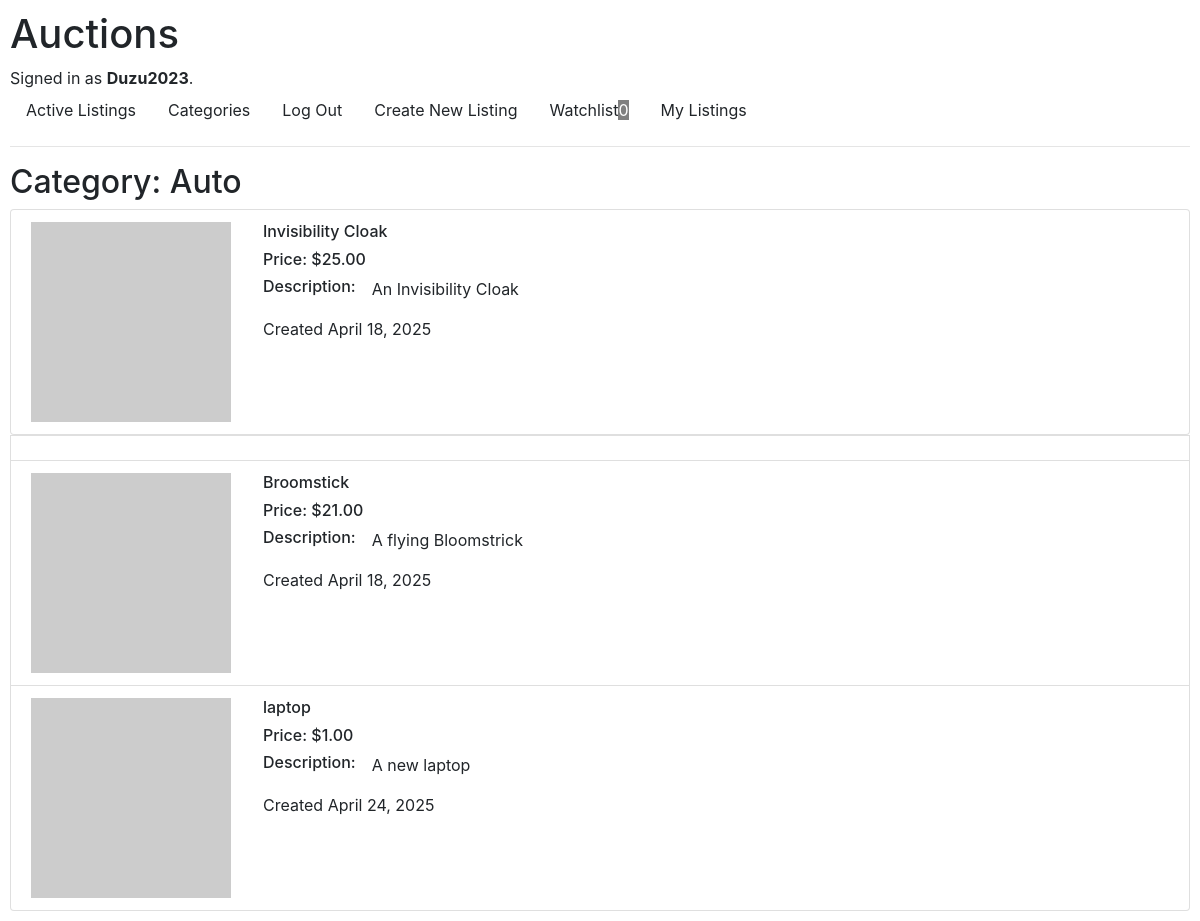
/categories/Auto (signed in), run on the app's committed database.
### auctions/models.py (models this page shows)
class User(AbstractUser):
    watchlist = models.ManyToManyField("Listing", related_name="watchlist", blank=True)
    pass

class Listing(models.Model):
    user = models.ForeignKey(User, on_delete=models.CASCADE, related_name="creator")
    title = models.CharField(max_length=100)
    description = models.TextField()
    starting_bid = models.DecimalField(max_digits=10, decimal_places=2)
    current_bid = models.DecimalField(
        blank=True, null=True, max_digits=10, decimal_places=2
    )
    image_url = models.URLField(blank=True, null=True)
    category = models.CharField(max_length=100, blank=True, null=True)
    active = models.BooleanField(default=True)
    winner = models.ForeignKey(
        User, on_delete=models.CASCADE, related_name="winner", blank=True, null=True
    )
    date = models.DateField(auto_now_add=True)

### auctions/views.py (the view)
# urls.py: path("categories/<str:title>", views.category, name="category"),
def category(request, title):
    return render(request, "auctions/index.html", {
        "listings": Listing.objects.filter(category=title),
        "title": f"Category: {title}"
    })

### auctions/templates/auctions/index.html (shortened to what this page needs)
{% extends "auctions/layout.html" %}
{% block body %}
<h2>{{title}}</h2>
<div class="list-group">
  {% for listing in listings %}
    <a href="{% url 'listing' id=listing.id %}"
    <div class="list-group-item" style="display: flex; flex-wrap: wrap; gap: 2rem;">
      <img class="img-responsive item-img lazy" src="{{listing.image_url}}" />
      <div>
        <h6>{{listing.title}}
        {% if listing.current_bid %}
          <h6>Price: ${{listing.current_bid}}</h6>
        {% else %}
          <h6>Price: ${{listing.starting_bid}}</h6>
        {% endif%}
        <div style="display: flex; flex-wrap: wrap; gap: 1rem">
          <h6>Description: </h6>
          <p>{{listing.description }}</p>
        </div>
        <p>Created {{listing.date}}</p>
      </div>
    </div>
    </a>
  {% endfor %}
{% endblock %}

### auctions/templates/auctions/layout.html (shortened to what this page needs)
{% load static %}
<!DOCTYPE html>
<html lang="en">
    <head>
        <link rel="stylesheet" href="https://stackpath.bootstrapcdn.com/bootstrap/4.4.1/css/bootstrap.min.css">
        <link href="{% static 'auctions/styles.css' %}" rel="stylesheet">
    </head>
    <body>
        <h1>Auctions</h1>
        <div>
            {% if user.is_authenticated %}
                Signed in as <strong>{{ user.username }}</strong>.
            {% else %}
                Not signed in.
            {% endif %}
        </div>
        <ul class="nav">
            <li class="nav-item">
                <a class="nav-link" href="{% url 'index' %}">Active Listings</a>
            </li>
            <li class="nav-item">
              <a class="nav-link" href="{% url 'categories' %}">Categories</a>
            </li>
            {% if user.is_authenticated %}
                <li class="nav-item">
                    <a class="nav-link" href="{% url 'logout' %}">Log Out</a>
                </li>
                <li class="nav-item">
                  <a class="nav-link" href="{% url 'create' %}">Create New Listing</a>
                </li>
                <li class="nav-item">
                  <a class="nav-link" href="{% url 'watchlist'%}">Watchlist<span style="background-color: gray; color: white">{{user.watchlist.count}}</span></a>
                </li>
                <li class="nav-item">
                  <a class="nav-link" href="{% url 'mylistings' %}">My Listings</a>
                </li>
            {% endif %}
        </ul>
        <hr>
        {% block body %}
        {% endblock %}
    </body>
</html>

### auctions/static/auctions/styles.css (style rules this page uses)
*, *::before, *::after { box-sizing: border-box; }
* { margin: 0; }
body { line-height: 1.5; -webkit-font-smoothing: antialiased; }
img, picture, video, canvas, svg { display: block; max-width: 100%; }
p, h1, h2, h3, h4, h5, h6 { overflow-wrap: break-word; }
p { text-wrap: pretty; font-size: 1rem; }
h1, h2, h3, h4, h5, h6 { text-wrap: balance; }
a { text-decoration: none; color: inherit }
body { padding: 10px; }

### data on the page
User: username "Duzu2023", watchlist.count "0"
Listing: title "Invisibility Cloak", current_bid "25.00", description "An Invisibility Cloak", date "April 18, 2025"
Listing: title "Broomstick", current_bid "21.00", description "A flying Bloomstrick", date "April 18, 2025"
Listing: title "laptop", starting_bid "1.00", description "A new laptop", date "April 24, 2025"

### other printed values
{{ title }} "Category: Auto"
